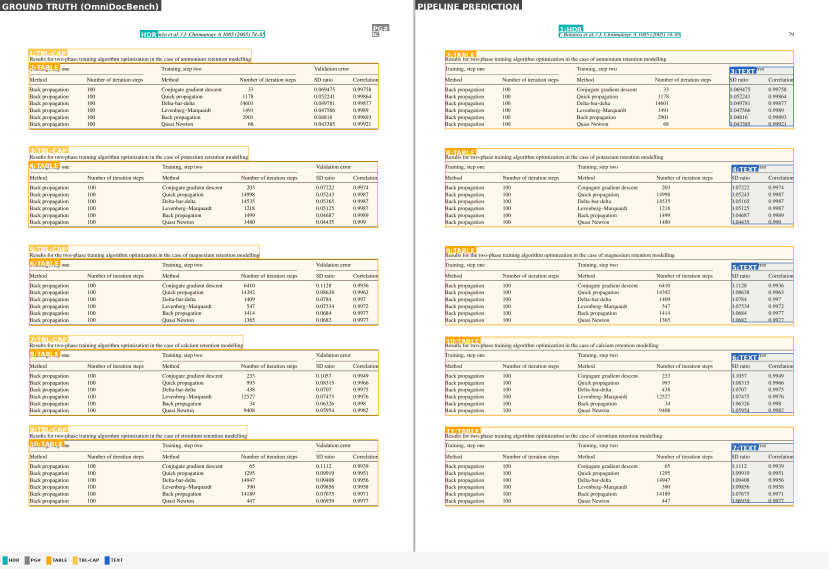
#> input picture compare_viz/docstructbench_llm-raw-scihub-o.O-j.chroma.2005.02.018.pdf_6_compare.png, 2486 x 1707 px (shown at 1/3 size)
$ python -i preprocessing.py   (imports and definitions only)
#> lines starting #> are read from the running program, lines starting #| are printed output that depends on the picture; after the words box and inside, x2 and y2 are one past the last pixel; in counts of white or black regions, pixels touching at a corner belong together
#> further down, picture is the input picture: shape (1707, 2486, 3); mean B, G, R 230.1, 239.1, 243.4
"""Step 2: Image preprocessing — binarization, deskew, denoising."""
import numpy as np
from PIL import Image
import cv2

def preprocess(image: np.ndarray) -> np.ndarray:
    """Take an RGB page image, return a cleaned binary image.

    Steps:
        1. Convert to grayscale
        2. CLAHE — améliore le contraste localement (utile pour les figures à faible contraste)
        3. Canny edge detection — préserve les contours des figures/graphiques
        4. Binarize (Sauvola thresholding)
        5. Fusion des contours Canny avec le binaire Sauvola
        6. Deskew (projection profile variance maximization)
    """
    gray = convertgrayscale(image)
    gray_uint8 = np.clip(gray, 0, 255).astype(np.uint8)

    # CLAHE — améliore le contraste localement
    clahe = cv2.createCLAHE(clipLimit=2.0, tileGridSize=(8, 8))
    enhanced = clahe.apply(gray_uint8)

    # Détecter les zones de texte (variance locale élevée = texte), sinon le texte devient illisible si on augmente uniformémment
    #le contraste partout
    kernel_var = np.ones((15, 15), np.float32) / 225
    mean = cv2.filter2D(enhanced.astype(np.float32), -1, kernel_var)
    mean_sq = cv2.filter2D((enhanced.astype(np.float32))**2, -1, kernel_var)
    variance = mean_sq - mean**2
    text_mask = (variance > 500).astype(np.uint8) * 255  # zones de texte
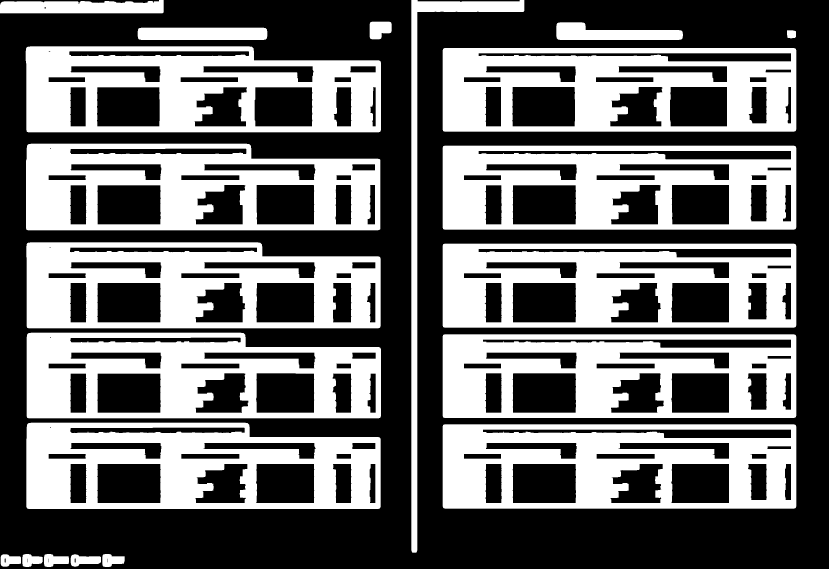
#> text_mask: shape (1707, 2486) (shown at 1/3 size); 41.4% white; 21 white regions, largest, box (x1, y1, x2, y2) and area: (1328, 144, 2389, 395) 168661, (1328, 1273, 2389, 1526) 168564, (1328, 437, 2389, 689) 167825

    # Canny uniquement sur les zones NON-texte (figures, graphiques)
    edges = cv2.Canny(enhanced, threshold1=30, threshold2=100)
#> edges: shape (1707, 2486); 7.2% white in thin lines or dots
    edges_figures_only = cv2.bitwise_and(edges, cv2.bitwise_not(text_mask))
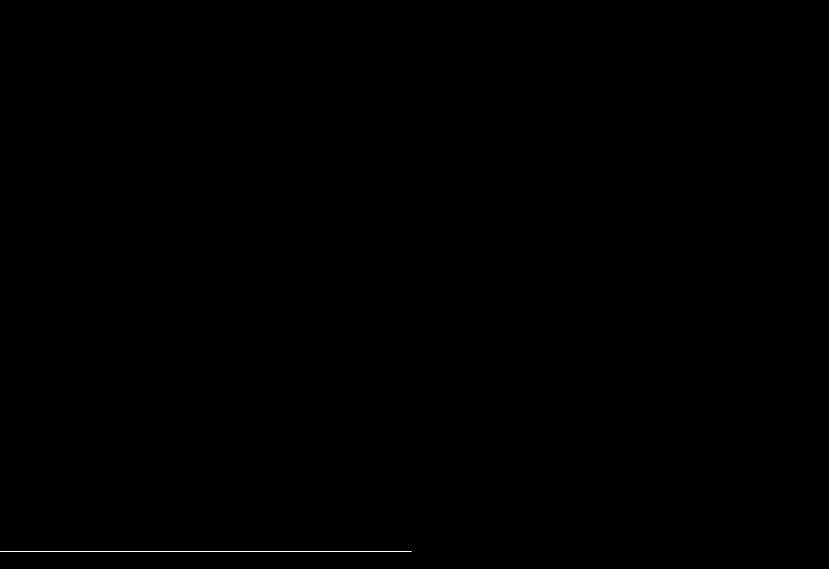
#> edges_figures_only: shape (1707, 2486) (shown at 1/3 size); 0.03% white in thin lines or dots, all inside (x1, y1, x2, y2) = (0, 1654, 1235, 1655)

    kernel_edge = cv2.getStructuringElement(cv2.MORPH_RECT, (2, 2))
    edges_dilated = cv2.dilate(edges_figures_only, kernel_edge, iterations=1)
#> edges_dilated: shape (1707, 2486); 0.06% white in thin lines or dots, all inside (x1, y1, x2, y2) = (0, 1654, 1236, 1656)

    # Sauvola sur l'image CLAHE
    binarizer = SauvolaBinarizer()
    binary = binarizer.binarize(enhanced.astype(np.float64))

    # Fusion : contours figures seulement
    binary[edges_dilated == 255] = 0

    img = deskew(binary)
    return img


def convertgrayscale(image:np.ndarray) -> np.ndarray:

    if image.ndim == 2:
        # déjà en grayscale
        return image.astype(np.float64)

    if image.shape[2] != 3:
        raise ValueError("Image RGB attendue")

    # formule standard de luminance
    r, g, b = image[:, :, 0], image[:, :, 1], image[:, :, 2]

    gray = 0.299 * r + 0.587 * g + 0.114 * b

    return gray.astype(np.float64)

class SauvolaBinarizer:

    def __init__(self, window_size=31, k=0.35, R=128):

        self.window_size = window_size
        self.k = k
        self.R = R
        # k et R sont arbitraires selon ce qui marche le mieux dans la littérature

    def binarize(self, image : np.ndarray) -> np.ndarray:

        if image.ndim != 2:
            raise ValueError("Image grayscale requise")

        r = self.window_size // 2
        padded = np.pad(image, r, mode="reflect")
        H, W = padded.shape
#> H = 1737; W = 2516

        integral = np.zeros((H + 1, W + 1))
        integral_sq = np.zeros((H + 1, W + 1))

        integral[1:, 1:] = np.cumsum(np.cumsum(padded, axis=0), axis=1)
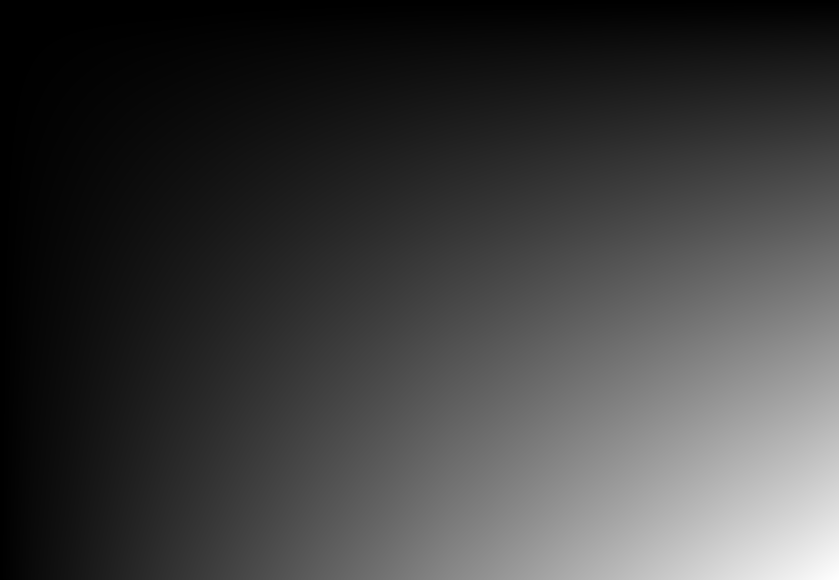
#> integral: shape (1738, 2517) float64 (shown at 1/3 size); min 0, max 1.02e+09, mean 252627237.9; drawn with min black and max white
        integral_sq[1:, 1:] = np.cumsum(np.cumsum(padded**2, axis=0), axis=1)

        h, w = image.shape
#> h = 1707; w = 2486
        area = self.window_size * self.window_size

        y0 = np.arange(h)
#> y0 = 1707 values from 0 to 1706
        x0 = np.arange(w)
#> x0 = 2486 values from 0 to 2485
        y1 = y0
#> y1 = 1707 values from 0 to 1706
        x1 = x0
#> x1 = 2486 values from 0 to 2485
        y2 = y0 + self.window_size
        x2 = x0 + self.window_size

        sum_ = (
            integral[y2[:, None], x2]
            - integral[y1[:, None], x2]
            - integral[y2[:, None], x1]
            + integral[y1[:, None], x1]
        )

        sum_sq = (
            integral_sq[y2[:, None], x2]
            - integral_sq[y1[:, None], x2]
            - integral_sq[y2[:, None], x1]
            + integral_sq[y1[:, None], x1]
        )

        mean = sum_ / area
        var = sum_sq / area - mean**2
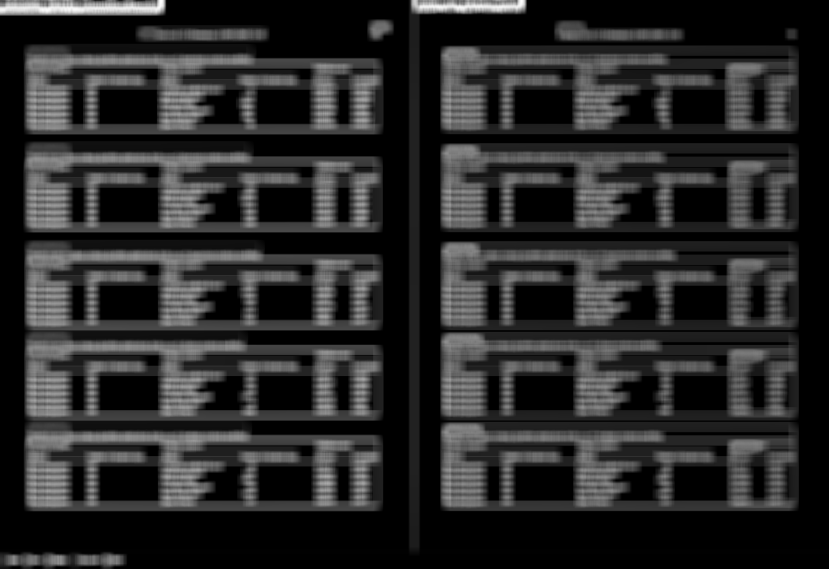
#> var: shape (1707, 2486) float64 (shown at 1/3 size); min 0, max 8783.9, mean 1439.2; drawn with min black and max white
        std = np.sqrt(np.maximum(var, 0))
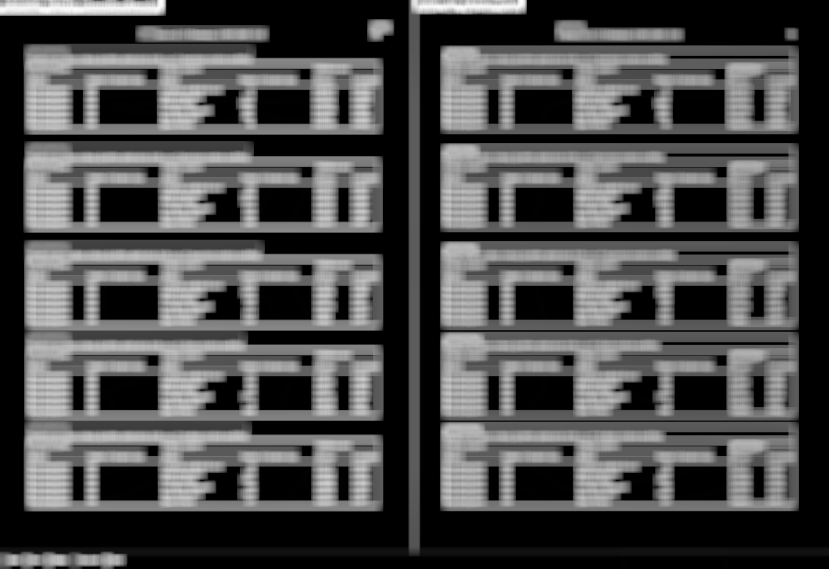
#> std: shape (1707, 2486) float64 (shown at 1/3 size); min 0, max 93.72, mean 28; drawn with min black and max white

        T = mean * (1 + self.k * (std / self.R - 1))
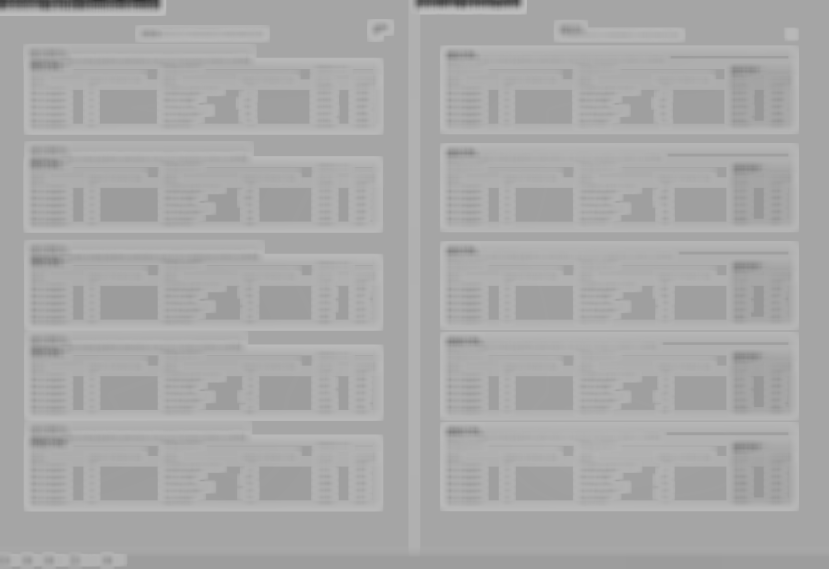
#> T: shape (1707, 2486) float64 (shown at 1/3 size); min 50.07, max 190.1, mean 169.1
        binary = np.where(image < T, 0, 255).astype(np.uint8)
#> binary: shape (1707, 2486); 91.7% white; 5250 black regions (1129 under 20 px), largest, box (x1, y1, x2, y2) and area: (86, 734, 1135, 978) 17760, (1240, 0, 1566, 1640) 15795, (86, 1275, 1135, 1520) 14907
#> in preprocess, `binary[edges_dilated == 255] = 0`:
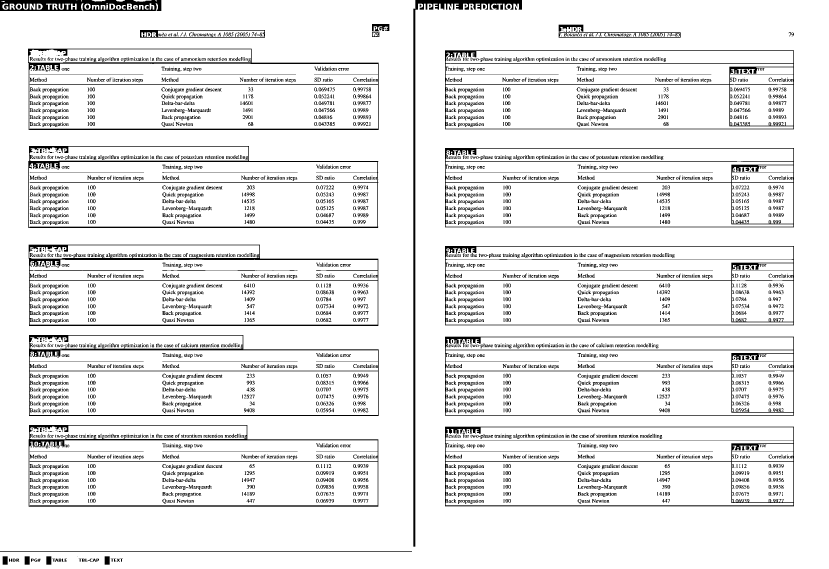
#> binary: shape (1707, 2486) (shown at 1/3 size); 91.7% white; 5251 black regions (1129 under 20 px), largest, box (x1, y1, x2, y2) and area: (86, 734, 1135, 978) 17760, (1240, 0, 1566, 1640) 15795, (86, 1275, 1135, 1520) 14907
        return binary


def deskew(image: np.ndarray) -> np.ndarray:
    coords = np.column_stack(np.where(image == 0))
#> coords = 353045 pairs, first value 0 to 1693, second value 0 to 2381
    angle = cv2.minAreaRect(coords)[-1]
#> angle = -90

    if angle < -45:
        angle = -(90 + angle)
#> angle = 0
    else:
        angle = -angle

    (h, w) = image.shape[:2]
    center = (w // 2, h // 2)

    M = cv2.getRotationMatrix2D(center, angle, 1.0)
#> M = [[1, 0, 0], [0, 1, 0]]
    rotated = cv2.warpAffine(
        image,
        M,
        (w, h),
        flags=cv2.INTER_CUBIC,
        borderMode=cv2.BORDER_REPLICATE
    )

    return rotated


def morph(image: np.ndarray) -> np.ndarray:
    kernel = np.ones((2,2), np.uint8)
    img = cv2.morphologyEx(image, cv2.MORPH_OPEN, kernel)
    img = cv2.morphologyEx(img, cv2.MORPH_CLOSE, kernel)

    num_labels, labels, stats, _ = cv2.connectedComponentsWithStats(img)
    min_area = 10
    for i in range(1, num_labels):
        if stats[i, cv2.CC_STAT_AREA] < min_area:
            img[labels == i] = 0
    return img

>>> import cv2
>>> picture = cv2.imread('../compare_viz/docstructbench_llm-raw-scihub-o.O-j.chroma.2005.02.018.pdf_6_compare.png')
>>> result = preprocess(picture)

$ run again, on compare_viz/book_en_国外数学教材-数论-Melvyn B. Nathanson—Elementary Methods in Number Theory_0100_compare.png
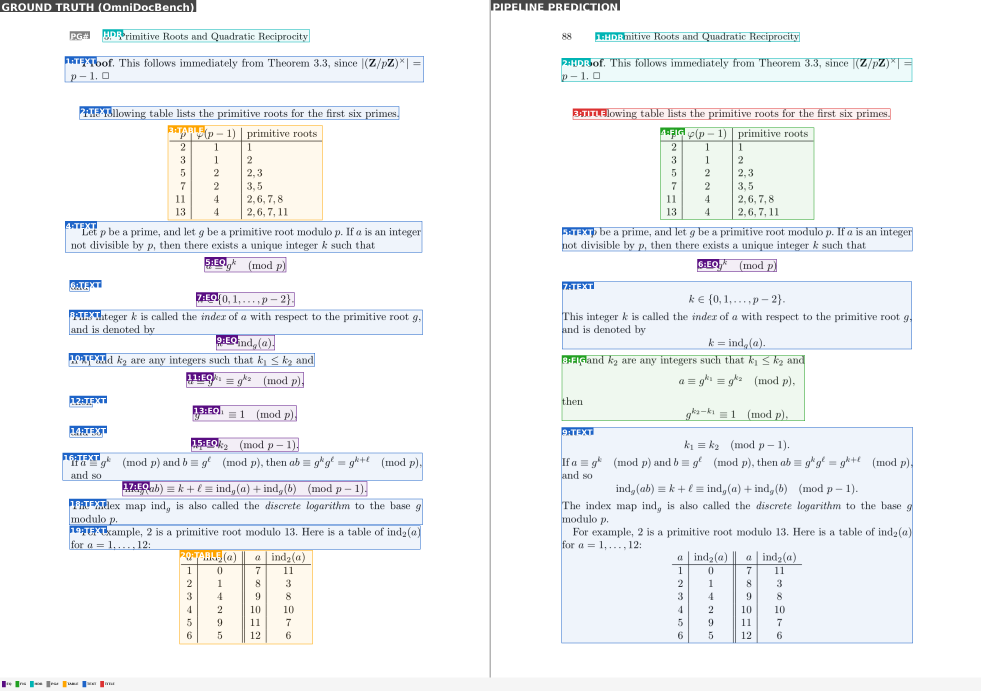
#> input picture compare_viz/book_en_国外数学教材-数论-Melvyn B. Nathanson—Elementary Methods in Number Theory_0100_compare.png, 3922 x 2762 px (shown at 1/4 size)
#> picture is the input picture: shape (2762, 3922, 3); mean B, G, R 245, 243, 240.8
#> in preprocess, `text_mask = (variance > 500).astype(np.uint8) * 255`:
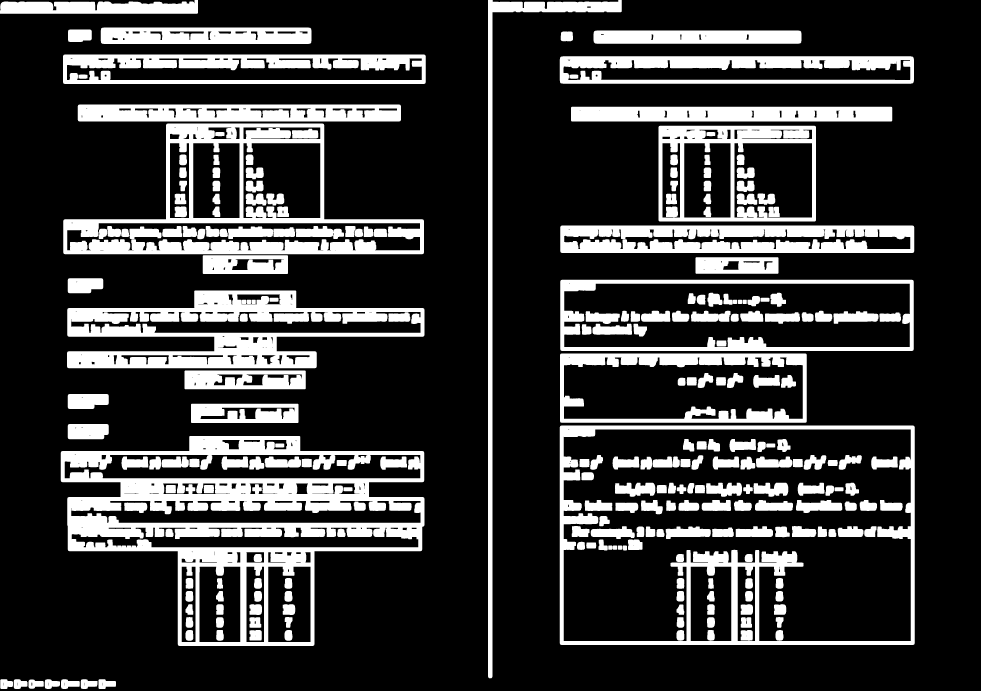
#> text_mask: shape (2762, 3922) (shown at 1/4 size); 21.8% white; 257 white regions, largest, box (x1, y1, x2, y2) and area: (243, 1744, 1698, 2584) 377730, (268, 1162, 1698, 1473) 196132, (253, 494, 1696, 1017) 167180
#> edges: shape (2762, 3922); 2.9% white in thin lines or dots
#> edges_figures_only: shape (2762, 3922); 0.02% white in thin lines or dots, all inside (x1, y1, x2, y2) = (0, 2709, 1953, 2711)
#> edges_dilated: shape (2762, 3922); 0.04% white in thin lines or dots, all inside (x1, y1, x2, y2) = (0, 2709, 1954, 2712)
#> in preprocess, `binary[edges_dilated == 255] = 0`:
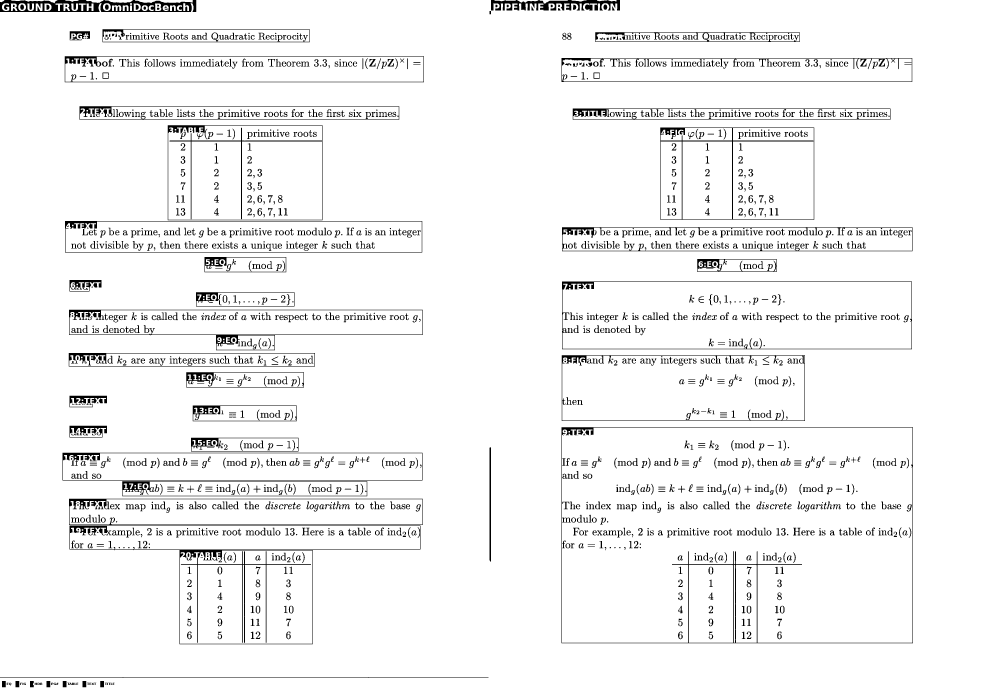
#> binary: shape (2762, 3922) (shown at 1/4 size); 95.2% white; 1815 black regions (93 under 20 px), largest, box (x1, y1, x2, y2) and area: (0, 0, 785, 48) 21104, (2246, 1709, 3652, 2573) 18166, (718, 2200, 1251, 2577) 13063
#> coords = 517097 pairs, first value 0 to 2748, second value 0 to 3651
#> in deskew, `angle = cv2.minAreaRect(coords)[-1]`: angle = -90
#> in deskew, `angle = -(90 + angle)`: angle = 0
#> M = [[1, 0, 0], [0, 1, 0]]
